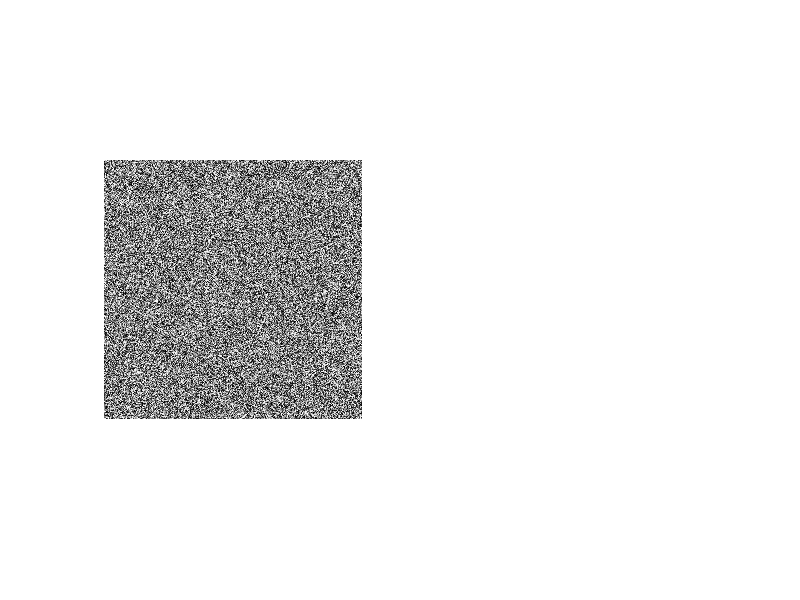

The MATLAB script that drew this image:
white_noise = uint8(randi([0 255], 500, 500));


white_noise_fourier = fftshift(fft2(white_noise));


subplot(1, 2, 1); imshow(white_noise);
subplot(1, 2, 2); imshow(abs(white_noise_fourier));
